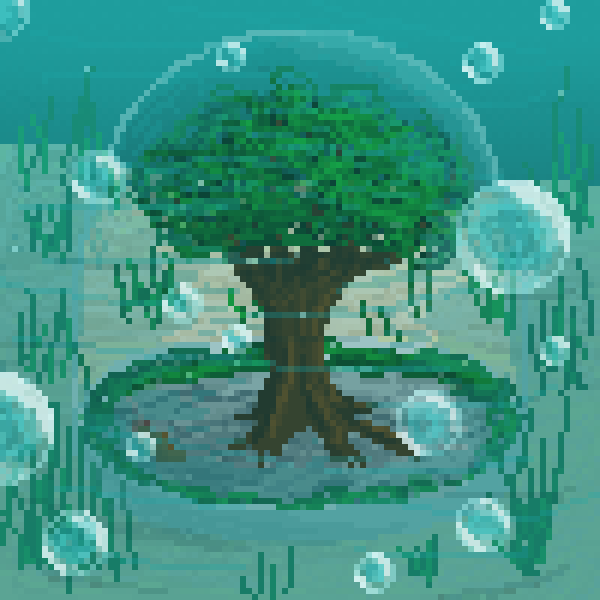
#> input picture dip_pics/underwaterTree.png, 1200 x 1200 px (shown at 1/2 size)
$ jupyter execute --allow-errors play_Haar_compression.ipynb   (shell and % lines are left out)   (older library calls are emulated)
#> lines starting #> are read from the running program, lines starting #| are printed output that depends on the picture
# Haar Compression Activity
stough 202-

DIP 6, 8.9

In this activity you're going to use the Haar wavelet block transform and lossy compression in two different contexts

- A single $4x4$ single-channel "image" block with fairly high contrast.
- A larger color image with $8x8$ blocks.

In each case we're going to

- Transform: Turn a block of image pixels into a block of Haar wavelet coefficients.
- Compress: We're going to effectively compress by zeroing out insigficant/small coefficients.
- Reconstruct: Take the "compressed" coefficent block and reconstruct the block of image pixels, with some loss.

Recall from [`view_basis_blocks`](./view_basis_blocks.ipynb) that the Haar $4x4$ transform matrix is like so:

\begin{equation*}
\mathbf{H_{Haar}} =  \frac{1}{2}\begin{vmatrix}
1 & 1 & 1 & 1\\
1 & 1 & -1 & -1 \\
{\sqrt 2} & -{\sqrt 2} & 0 & 0 \\
0 & 0 & {\sqrt 2} & -{\sqrt 2}
\end{vmatrix}
\end{equation*}

To transform a block of pixels $\mathbf{B}$ into a block of coefficients:

\begin{equation*}
\mathbf{T} = \mathbf{H}\times\mathbf{B}\times\mathbf{H}^T
\end{equation*}

where $\mathbf{H}^T$ is the transpose. Through the above we basically replace the set of independent pixels with the set of coefficients with respect to the Haar basis patterns, as we'll see with `vis_blocks`. Once we have $\mathbf{T}$, we can quantize it to the degree that we wish, zeroing out small coefficients, potentially replacing large coefficients with nearby approximations on a standard grade (e.g. replace anything in $[236,276]$ with $256$).

To reconstruct the original $\mathbf{B}$, we can simply

\begin{equation*}
\mathbf{B} = \mathbf{H}^T\times\mathbf{T}\times\mathbf{H}
\end{equation*}

## Imports
We're going to use [`wavelet_utils`](../dip_utils/wavelet_utils.py).

[cell 1]
import matplotlib.pyplot as plt
import numpy as np

# For importing from alternative directory sources
import sys
sys.path.insert(0, '../dip_utils')

from matrix_utils import (arr_info,
                          make_linmap)
from vis_utils import (vis_rgb_cube,
                       vis_hists,
                       vis_pair,
                       vis_surface)

from wavelet_utils import (make_haar_matrix,
                           make_random_basis,
                           make_klt_basis,
                           make_dct_matrix,
                           make_standard_matrix,
                           vis_blocks)

from skimage.util import view_as_blocks
from skimage.util import montage
from skimage.transform import resize, rescale

## 1. $4\times4$ Haar Wavelet Compression
Use `make_haar_matrix` and `vis_blocks` to see the 16 Haar patterns for the $\mathbf{H_{Haar}}$ matrix

#> (a cell that did not finish here is left out)

### Transform a $4\times4$ block of pixels.
We'll define the block of pixels in question. Then you transform it into the coefficient block $\mathbf{T}$. See [`np.matmul`](https://numpy.org/doc/stable/reference/generated/numpy.matmul.html) to compute $\mathbf{H}\times\mathbf{B}\times\mathbf{H}^T$.

[cell 3]
B = np.array([[0,1,1,1],
              [0,1,0,0],
              [0,1,1,1],
              [0,1,0,0]])

plt.figure(figsize=(4,4))
plt.imshow(B, cmap='gray')
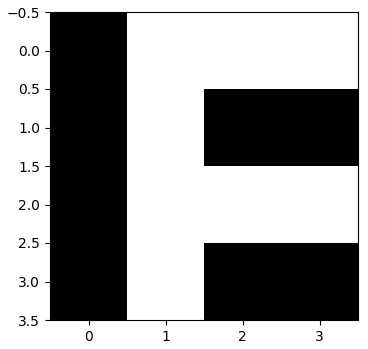
#> figure drawn by matplotlib, 1 panel

#> (a cell that did not finish here is left out)

[cell 5]
plt.figure(figsize=(4,4))
#> (the rest of this cell did not finish here and is left out)

### A. Viewing the transform coefficients in the matrix $\mathbf{T}$, what are the row and column coords for the two largest coefficients (in absolute value)?

- They are at (0, 0) and (0, 2).

### B. Show the two basis blocks corresponding to those two coefficients.

#> (a cell that did not finish here is left out)

### C. Show and explain as explicitly as you can how the two coefficients are what they are.

- The basis block corresponding to the first coefficient is a block that takes average over the image. The first coefficient of 2 means that the average intensity of the original image is positive. <br>
The basis block corresponding to the second coefficient is a block that finds vertical edges in left half of the image. The second coefficient of -1.41 means that a vertical edge is found in the original image, but in the reverse direction of the edge in the basis block.

### D. Show the reconstruction of the image $\mathbf{B}$ using only those basis blocks/coefficients.
Is this reconstruction trending in the right direction? Explain

#> (a cell that did not finish here is left out)

Yes. $\mathbf{B}=\mathbf{H}^T\times\mathbf{T}\times\mathbf{H}$. It's lossy and there are three (originally six) non-zero coefficients now.

## 2. Larger Image Block Transform and Reconstruction.
Use the code in [`block_viewing_demo`](./block_viewing_demo.ipynb) and [`basis_decomp_64pix.ipynb`](./basis_decomp_64pix.ipynb) to perform a similar transform/compress/reconstruct sequence on a larger image of your choice.

- Use $8\times8$ blocks.
- Use [`resize`](https://scikit-image.org/docs/dev/api/skimage.transform.html?highlight=resize#skimage.transform.resize) on the image you choose to ensure that $8$ evenly divides it in height and width. This is for convenience: compression schemes have other mechanisms to deal with odd-shaped images, which we will ignore here.
- Perform reconstructions using the largest $[1,2,4,8,16]$ coefficients in absolute value per block. Note that keeping $16$ coefficients is equivalent to $\sim 3$x compression.
- For at least the reconstructions using $[2,4]$, use `vis_pair` and zoom into an area to observe the effectiveness of the reconstruction on such limit basis (32x, 16x compression).

You can **export this notebook** as a PDF to submit this work.

[cell 8]
def reconstruct(n, H, out_shape, block_view):
    mod_block_view = np.zeros_like(block_view)
    for i, block in enumerate(block_view):
        CT = np.zeros(block.shape)
        newblock = np.zeros_like(block).astype('float64')
        for chan in range(3):
            CT[..., chan] = np.matmul(H, np.matmul(block[..., chan], H.T))
            B = CT[..., chan]
            S = np.sort(np.abs(B.ravel()))    # increasing order
            x = S[-n]    # nth largest coefficient
            Bz = B.copy()
            Bz[np.abs(B) < x] = 0
            CT[..., chan] = np.matmul(H.T, np.matmul(Bz, H))
        newblock = CT.copy().clip(0, 1)
        mod_block_view[i] = newblock
    mod_block_grid = montage(mod_block_view, grid_shape=out_shape, multichannel=True, padding_width=0, fill=[1,1,1])
    return mod_block_grid

[cell 9]
I = plt.imread('../dip_pics/underwaterTree.png') # 1200x1200 pixels
#> I is the input picture: shape (1200, 1200, 4) float32; mean R, G, B, A 0.241, 0.574, 0.519, 1
I = I[...,:3] # cut out the alpha channel
#> I: shape (1200, 1200, 3) float32
#> (the rest of this cell did not finish here and is left out)
